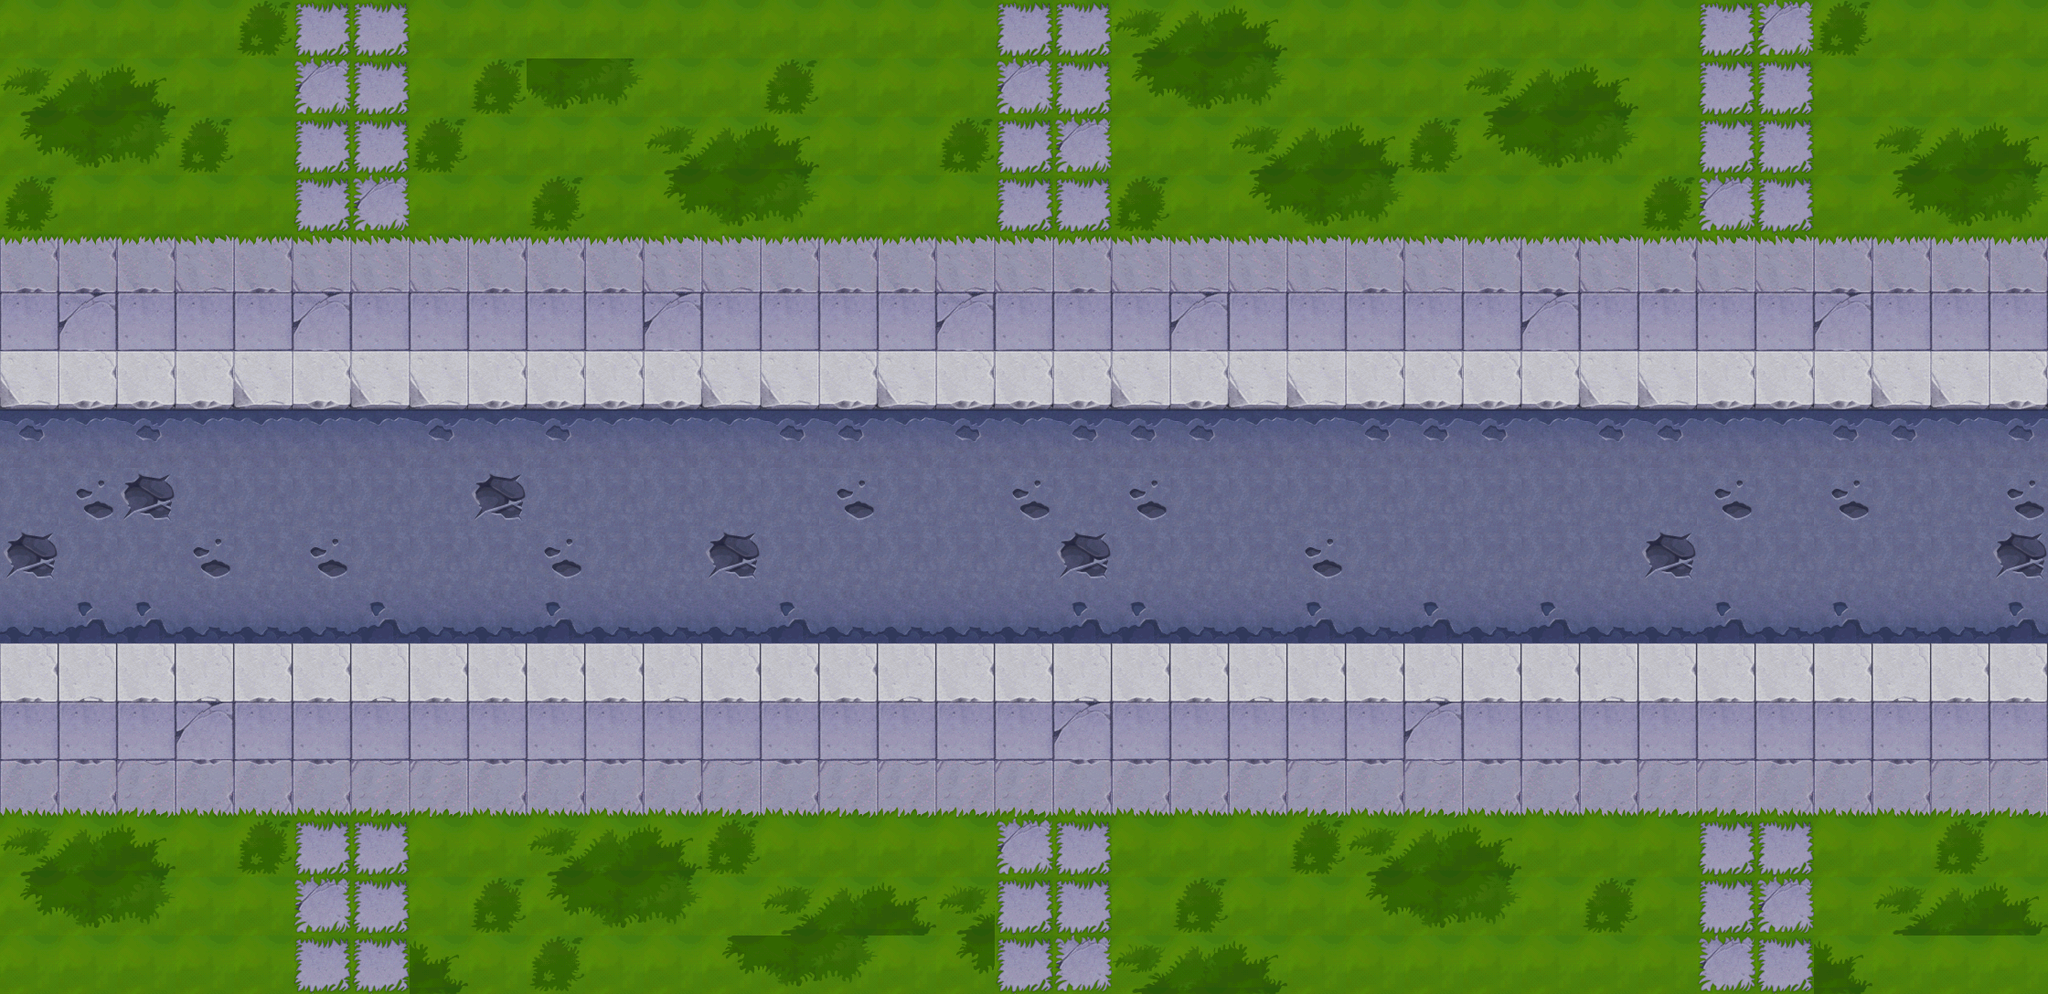

This game map was drawn from its Tiled (.tmx) file and the tilesets committed beside it. A one-line description and the trimmed map source follow:
An orthogonal 35x17 tile map with 64x64 px tiles, 1 tile layer (background), 52 tilesets and 130 objects (20x collide, 12x collide_bullet).

<map version="1.0" orientation="orthogonal" width="35" height="17" tilewidth="64" tileheight="64">
 <tileset firstgid="1" name="bg" tilewidth="64" tileheight="64">
  <image source="bg.png" width="512" height="512" />
 </tileset>
 <tileset firstgid="65" name="jianzhu_zheng03" tilewidth="266" tileheight="263">
  <image source="jianzhu_zheng03.png" width="266" height="263" />
 </tileset>
 <tileset firstgid="66" name="jianzhu_zheng02" tilewidth="271" tileheight="262">
  <image source="jianzhu_zheng02.png" width="271" height="262" />
 </tileset>
 <tileset firstgid="67" name="jianzhu_zheng01" tilewidth="332" tileheight="272">
  <image source="jianzhu_zheng01.png" width="332" height="272" />
 </tileset>
 <tileset firstgid="68" name="jianzhu_bmx" tilewidth="116" tileheight="16">
  <image source="jianzhu_bmx.png" width="116" height="16" />
 </tileset>
 <tileset firstgid="69" name="jianzhu_ce01" tilewidth="105" tileheight="424">
  <image source="jianzhu_ce01.png" width="105" height="424" />
 </tileset>
 <tileset firstgid="70" name="zhujue" tilewidth="63" tileheight="110">
  <image source="zhujue.png" width="63" height="110" />
 </tileset>
 <tileset firstgid="71" name="shabao" tilewidth="113" tileheight="68">
  <image source="shabao.png" width="113" height="68" />
 </tileset>
 <tileset firstgid="72" name="jianzhu_ken" tilewidth="530" tileheight="534">
  <image source="jianzhu_ken.png" width="530" height="534" />
 </tileset>
 <tileset firstgid="73" name="jianzhu_zhaopai01" tilewidth="263" tileheight="120">
  <image source="jianzhu_zhaopai01.png" width="263" height="120" />
 </tileset>
 <tileset firstgid="74" name="jianzhu_zhaopai02" tilewidth="329" tileheight="115">
  <image source="jianzhu_zhaopai02.png" width="329" height="115" />
 </tileset>
 <tileset firstgid="75" name="jianzhu_zhaopai03" tilewidth="95" tileheight="99">
  <image source="jianzhu_zhaopai03.png" width="95" height="99" />
 </tileset>
 <tileset firstgid="76" name="jianzhu_peng02" tilewidth="266" tileheight="41">
  <image source="jianzhu_peng02.png" width="266" height="41" />
 </tileset>
 <tileset firstgid="77" name="jianzhu_bmx04" tilewidth="97" tileheight="49">
  <image source="jianzhu_bmx04.png" width="97" height="49" />
 </tileset>
 <tileset firstgid="78" name="jianzhu_bmx03" tilewidth="49" tileheight="97">
  <image source="jianzhu_bmx03.png" width="49" height="97" />
 </tileset>
 <tileset firstgid="79" name="luzhang01" tilewidth="216" tileheight="105">
  <image source="luzhang01.png" width="216" height="105" />
 </tileset>
 <tileset firstgid="80" name="luzhang02" tilewidth="212" tileheight="107">
  <image source="luzhang02.png" width="212" height="107" />
 </tileset>
 <tileset firstgid="81" name="luzhang03" tilewidth="129" tileheight="238">
  <image source="luzhang03.png" width="129" height="238" />
 </tileset>
 <tileset firstgid="82" name="luzhang04" tilewidth="110" tileheight="229">
  <image source="luzhang04.png" width="110" height="229" />
 </tileset>
 <tileset firstgid="83" name="xiaoche.1" tilewidth="328" tileheight="253">
  <image source="xiaoche.1.png" width="328" height="253" />
 </tileset>
 <tileset firstgid="84" name="che4.1 (2)" tilewidth="152" tileheight="196">
  <image source="che4.1 (2).png" width="152" height="196" />
 </tileset>
 <tileset firstgid="85" name="che5 (2)" tilewidth="148" tileheight="188">
  <image source="che5 (2).png" width="148" height="188" />
 </tileset>
 <tileset firstgid="86" name="jingshi" tilewidth="64" tileheight="64">
  <image source="jingshi.png" width="64" height="64" />
 </tileset>
 <tileset firstgid="87" name="jianzhu_tsw" tilewidth="200" tileheight="188">
  <image source="jianzhu_tsw.png" width="200" height="188" />
 </tileset>
 <tileset firstgid="88" name="che6" tilewidth="204" tileheight="114">
  <image source="che6.png" width="204" height="114" />
 </tileset>
 <tileset firstgid="89" name="jianzhu_xiangzi06" tilewidth="90" tileheight="113">
  <image source="jianzhu_xiangzi06.png" width="90" height="113" />
 </tileset>
 <tileset firstgid="90" name="jianzhu_xiangzi07" tilewidth="92" tileheight="112">
  <image source="jianzhu_xiangzi07.png" width="92" height="112" />
 </tileset>
 <tileset firstgid="91" name="jianzhu_xiangzi05" tilewidth="150" tileheight="170">
  <image source="jianzhu_xiangzi05.png" width="150" height="170" />
 </tileset>
 <tileset firstgid="92" name="jianzhu_xiangzi02" tilewidth="122" tileheight="126">
  <image source="jianzhu_xiangzi02.png" width="122" height="126" />
 </tileset>
 <tileset firstgid="93" name="jianzhu_xiangzi03" tilewidth="122" tileheight="76">
  <image source="jianzhu_xiangzi03.png" width="122" height="76" />
 </tileset>
 <tileset firstgid="94" name="jianzhu_qiang01" tilewidth="92" tileheight="54">
  <image source="jianzhu_qiang01.png" width="92" height="54" />
 </tileset>
 <tileset firstgid="95" name="jianzhu_xiangzi04" tilewidth="183" tileheight="126">
  <image source="jianzhu_xiangzi04.png" width="183" height="126" />
 </tileset>
 <tileset firstgid="96" name="che1 (2)" tilewidth="194" tileheight="120">
  <image source="che1 (2).png" width="194" height="120" />
 </tileset>
 <tileset firstgid="97" name="jianzhu_gjzp" tilewidth="225" tileheight="140">
  <image source="jianzhu_gjzp.png" width="225" height="140" />
 </tileset>
 <tileset firstgid="98" name="jianzhu_juanmen02" tilewidth="238" tileheight="69">
  <image source="jianzhu_juanmen02.png" width="238" height="69" />
 </tileset>
 <tileset firstgid="99" name="jianzhu_xuezi01" tilewidth="242" tileheight="196">
  <image source="jianzhu_xuezi01.png" width="242" height="196" />
 </tileset>
 <tileset firstgid="100" name="jianzhu_xuezi02" tilewidth="219" tileheight="141">
  <image source="jianzhu_xuezi02.png" width="219" height="141" />
 </tileset>
 <tileset firstgid="101" name="jianzhu_xuezi03" tilewidth="192" tileheight="132">
  <image source="jianzhu_xuezi03.png" width="192" height="132" />
 </tileset>
 <tileset firstgid="102" name="jianzhu_xuezi04" tilewidth="421" tileheight="156">
  <image source="jianzhu_xuezi04.png" width="421" height="156" />
 </tileset>
 <tileset firstgid="103" name="jianzhu_xuezi05" tilewidth="180" tileheight="297">
  <image source="jianzhu_xuezi05.png" width="180" height="297" />
 </tileset>
 <tileset firstgid="104" name="jianzhu_tsw02" tilewidth="110" tileheight="177">
  <image source="jianzhu_tsw02.png" width="110" height="177" />
 </tileset>
 <tileset firstgid="105" name="jianzhu_tsw03" tilewidth="74" tileheight="184">
  <image source="jianzhu_tsw03.png" width="74" height="184" />
 </tileset>
 <tileset firstgid="106" name="jianzhu_tsw04" tilewidth="148" tileheight="93">
  <image source="jianzhu_tsw04.png" width="148" height="93" />
 </tileset>
 <tileset firstgid="107" name="jianzhu_lvhua" tilewidth="266" tileheight="142">
  <image source="jianzhu_lvhua.png" width="266" height="142" />
 </tileset>
 <tileset firstgid="108" name="jianzhu_juanmen01" tilewidth="238" tileheight="112">
  <image source="jianzhu_juanmen01.png" width="238" height="112" />
 </tileset>
 <tileset firstgid="109" name="jianzhu_peng01" tilewidth="264" tileheight="44">
  <image source="jianzhu_peng01.png" width="264" height="44" />
 </tileset>
 <tileset firstgid="110" name="jianzhu_zhaopai04" tilewidth="227" tileheight="141">
  <image source="jianzhu_zhaopai04.png" width="227" height="141" />
 </tileset>
 <tileset firstgid="111" name="jianzhu_zhaopai05" tilewidth="222" tileheight="89">
  <image source="jianzhu_zhaopai05.png" width="222" height="89" />
 </tileset>
 <tileset firstgid="112" name="jianzhu_huahen" tilewidth="99" tileheight="102">
  <image source="jianzhu_huahen.png" width="99" height="102" />
 </tileset>
 <tileset firstgid="113" name="jianzhu_yizi" tilewidth="111" tileheight="73">
  <image source="jianzhu_yizi.png" width="111" height="73" />
 </tileset>
 <tileset firstgid="114" name="jianzhu_shuidao01" tilewidth="119" tileheight="39">
  <image source="jianzhu_shuidao01.png" width="119" height="39" />
 </tileset>
 <tileset firstgid="115" name="yunbingche1" tilewidth="345" tileheight="247">
  <image source="yunbingche1.png" width="345" height="247" />
 </tileset>
 <layer name="background" width="35" height="17">
  <data>[595 cells, 595 non-empty, 27 distinct tile ids]</data>
 </layer>
 <objectgroup name="blood5" width="35" height="17">
  <properties>
   <property name="filename" value="jianzhu_xuezi05.png" />
   <property name="groundlayer" value="1" />
  </properties>
  <object gid="103" x="289" y="1209" />
  <object gid="103" x="1047" y="221" />
 </objectgroup>
 <objectgroup name="tesiwangdoorss" width="35" height="17">
  <properties>
   <property name="buildlayer" value="1" />
   <property name="filename" value="jianzhu_tsw03.png" />
  </properties>
  <object gid="105" x="1857" y="1425" />
 </objectgroup>
 <objectgroup name="tesiwangdoor" width="35" height="17">
  <properties>
   <property name="buildlayer" value="1" />
   <property name="filename" value="jianzhu_tsw02.png" />
  </properties>
  <object gid="104" x="1728" y="1386" />
 </objectgroup>
 <objectgroup name="tesiwangover" width="35" height="17">
  <properties>
   <property name="buildlayer" value="1" />
   <property name="filename" value="jianzhu_tsw.png" />
  </properties>
  <object gid="87" x="1502" y="1386" />
 </objectgroup>
 <objectgroup name="tesiwangdoorss2" width="35" height="17">
  <properties>
   <property name="filename" value="jianzhu_tsw04.png" />
   <property name="groundlayer" value="1" />
  </properties>
  <object gid="106" x="1036" y="1294" />
 </objectgroup>
 <objectgroup name="flower" width="35" height="17">
  <properties>
   <property name="filename" value="jianzhu_lvhua.png" />
   <property name="groundlayer" value="1" />
  </properties>
  <!-- 12 objects omitted --></objectgroup>
 <objectgroup name="dakeng" width="35" height="17">
  <properties>
   <property name="filename" value="jianzhu_ken.png" />
   <property name="groundlayer" value="1" />
  </properties>
  <!-- 1 objects omitted --></objectgroup>
 <objectgroup name="q1" width="35" height="17">
  <properties>
   <property name="filename" value="jianzhu_zheng03.png" />
   <property name="groundlayer" value="1" />
  </properties>
  <!-- 1 objects omitted --></objectgroup>
 <objectgroup name="q2" width="35" height="17">
  <properties>
   <property name="filename" value="jianzhu_zheng02.png" />
   <property name="groundlayer" value="1" />
  </properties>
  <!-- 1 objects omitted --></objectgroup>
 <objectgroup name="q3" width="35" height="17">
  <properties>
   <property name="filename" value="jianzhu_zheng01.png" />
   <property name="groundlayer" value="1" />
  </properties>
  <!-- 1 objects omitted --></objectgroup>
 <objectgroup name="q4" width="35" height="17">
  <properties>
   <property name="filename" value="jianzhu_ce01.png" />
   <property name="groundlayer" value="1" />
  </properties>
  <!-- 1 objects omitted --></objectgroup>
 <objectgroup name="di1" width="35" height="17">
  <properties>
   <property name="filename" value="jianzhu_bmx.png" />
   <property name="groundlayer" value="1" />
  </properties>
  <!-- 1 objects omitted --></objectgroup>
 <objectgroup name="di2" width="35" height="17">
  <properties>
   <property name="filename" value="jianzhu_bmx04.png" />
   <property name="groundlayer" value="1" />
  </properties>
  <!-- 8 objects omitted --></objectgroup>
 <objectgroup name="di3" width="35" height="17">
  <properties>
   <property name="filename" value="jianzhu_bmx03.png" />
   <property name="groundlayer" value="1" />
  </properties>
  <!-- 1 objects omitted --></objectgroup>
 <objectgroup name="car3" width="35" height="17" opacity="0.97">
  <properties>
   <property name="filename" value="che6.png" />
   <property name="groundlayer" value="1" />
  </properties>
  <!-- 1 objects omitted --></objectgroup>
 <objectgroup name="car2" width="35" height="17" opacity="0.97">
  <properties>
   <property name="filename" value="che5 (2).png" />
   <property name="groundlayer" value="1" />
  </properties>
  <!-- 1 objects omitted --></objectgroup>
 <objectgroup name="madai" width="35" height="17">
  <properties>
   <property name="filename" value="shabao.png" />
   <property name="groundlayer" value="1" />
  </properties>
  <!-- 2 objects omitted --></objectgroup>
 <objectgroup name="zhaopai1" width="35" height="17">
  <properties>
   <property name="filename" value="jianzhu_zhaopai01.png" />
   <property name="groundlayer" value="1" />
  </properties>
  <!-- 2 objects omitted --></objectgroup>
 <objectgroup name="zhaopai2" width="35" height="17">
  <properties>
   <property name="filename" value="jianzhu_zhaopai02.png" />
   <property name="groundlayer" value="1" />
  </properties>
  <!-- 1 objects omitted --></objectgroup>
 <objectgroup name="ding1" width="35" height="17">
  <properties>
   <property name="filename" value="jianzhu_peng02.png" />
   <property name="groundlayer" value="1" />
  </properties>
  <!-- 1 objects omitted --></objectgroup>
 <objectgroup name="ding2" width="35" height="17">
  <properties>
   <property name="filename" value="jianzhu_peng01.png" />
   <property name="groundlayer" value="1" />
  </properties>
  <!-- 1 objects omitted --></objectgroup>
 <objectgroup name="xiashuidao" width="35" height="17">
  <properties>
   <property name="filename" value="jianzhu_shuidao01.png" />
   <property name="groundlayer" value="1" />
  </properties>
  <!-- 3 objects omitted --></objectgroup>
 <objectgroup name="carpolice2" width="35" height="17">
  <properties>
   <property name="filename" value="yunbingche1.png" />
   <property name="groundlayer" value="1" />
  </properties>
  <!-- 1 objects omitted --></objectgroup>
 <objectgroup name="zudang1" width="35" height="17">
  <properties>
   <property name="filename" value="luzhang01.png" />
   <property name="groundlayer" value="1" />
  </properties>
  <!-- 1 objects omitted --></objectgroup>
 <objectgroup name="zudang2" width="35" height="17">
  <properties>
   <property name="filename" value="luzhang02.png" />
   <property name="groundlayer" value="1" />
  </properties>
  <!-- 2 objects omitted --></objectgroup>
 <objectgroup name="zudang3" width="35" height="17">
  <properties>
   <property name="filename" value="luzhang03.png" />
   <property name="groundlayer" value="1" />
  </properties>
  <!-- 2 objects omitted --></objectgroup>
 <objectgroup name="zudang4" width="35" height="17">
  <properties>
   <property name="filename" value="luzhang04.png" />
   <property name="groundlayer" value="1" />
  </properties>
  <!-- 1 objects omitted --></objectgroup>
 <objectgroup name="car1" width="35" height="17">
  <properties>
   <property name="filename" value="che4.1 (2).png" />
   <property name="groundlayer" value="1" />
  </properties>
  <!-- 1 objects omitted --></objectgroup>
 <objectgroup name="blood1" width="35" height="17">
  <properties>
   <property name="filename" value="jianzhu_xuezi01.png" />
   <property name="groundlayer" value="1" />
  </properties>
  <!-- 3 objects omitted --></objectgroup>
 <objectgroup name="carpolice" width="35" height="17">
  <properties>
   <property name="filename" value="xiaoche.1.png" />
   <property name="groundlayer" value="1" />
  </properties>
  <!-- 1 objects omitted --></objectgroup>
 <objectgroup name="chezhan" width="35" height="17">
  <properties>
   <property name="filename" value="jianzhu_gjzp.png" />
   <property name="groundlayer" value="1" />
  </properties>
  <!-- 1 objects omitted --></objectgroup>
 <objectgroup name="juans" width="35" height="17">
  <properties>
   <property name="filename" value="jianzhu_juanmen02.png" />
   <property name="groundlayer" value="1" />
  </properties>
  <!-- 1 objects omitted --></objectgroup>
 <objectgroup name="juanb" width="35" height="17">
  <properties>
   <property name="filename" value="jianzhu_juanmen01.png" />
   <property name="groundlayer" value="1" />
  </properties>
  <!-- 1 objects omitted --></objectgroup>
 <objectgroup name="zhaopai3" width="35" height="17">
  <properties>
   <property name="filename" value="jianzhu_zhaopai03.png" />
   <property name="groundlayer" value="1" />
  </properties>
  <!-- 2 objects omitted --></objectgroup>
 <objectgroup name="blood2" width="35" height="17">
  <properties>
   <property name="filename" value="jianzhu_xuezi02.png" />
   <property name="groundlayer" value="1" />
  </properties>
  <!-- 3 objects omitted --></objectgroup>
 <objectgroup name="blood3" width="35" height="17">
  <properties>
   <property name="filename" value="jianzhu_xuezi03.png" />
   <property name="groundlayer" value="1" />
  </properties>
  <!-- 4 objects omitted --></objectgroup>
 <objectgroup name="blood4" width="35" height="17">
  <properties>
   <property name="filename" value="jianzhu_xuezi04.png" />
   <property name="groundlayer" value="1" />
  </properties>
  <!-- 3 objects omitted --></objectgroup>
 <objectgroup name="zhaopai4" width="35" height="17">
  <properties>
   <property name="filename" value="jianzhu_zhaopai04.png" />
   <property name="groundlayer" value="1" />
  </properties>
  <!-- 1 objects omitted --></objectgroup>
 <objectgroup name="zhaopai5" width="35" height="17">
  <properties>
   <property name="filename" value="jianzhu_zhaopai05.png" />
   <property name="groundlayer" value="1" />
  </properties>
  <!-- 1 objects omitted --></objectgroup>
 <objectgroup name="blackboxs" width="35" height="17">
  <properties>
   <property name="filename" value="jianzhu_xiangzi06.png" />
   <property name="groundlayer" value="1" />
  </properties>
  <!-- 4 objects omitted --></objectgroup>
 <objectgroup name="boxmutoub" width="35" height="17">
  <properties>
   <property name="filename" value="jianzhu_xiangzi04.png" />
   <property name="groundlayer" value="1" />
  </properties>
  <!-- 1 objects omitted --></objectgroup>
 <objectgroup name="blackboxb" width="35" height="17">
  <properties>
   <property name="filename" value="jianzhu_xiangzi05.png" />
   <property name="groundlayer" value="1" />
  </properties>
  <!-- 1 objects omitted --></objectgroup>
 <objectgroup name="greenboxb" width="35" height="17">
  <properties>
   <property name="filename" value="jianzhu_xiangzi02.png" />
   <property name="groundlayer" value="1" />
  </properties>
  <!-- 3 objects omitted --></objectgroup>
 <objectgroup name="greenboxs" width="35" height="17">
  <properties>
   <property name="filename" value="jianzhu_xiangzi03.png" />
   <property name="groundlayer" value="1" />
  </properties>
  <!-- 3 objects omitted --></objectgroup>
 <objectgroup name="car4" width="35" height="17">
  <properties>
   <property name="filename" value="che1 (2).png" />
   <property name="groundlayer" value="1" />
  </properties>
  <!-- 1 objects omitted --></objectgroup>
 <objectgroup name="zl" width="35" height="17">
  <properties>
   <property name="filename" value="jingshi.png" />
   <property name="groundlayer" value="1" />
  </properties>
  <!-- 1 objects omitted --></objectgroup>
 <objectgroup name="qiangxie2" width="35" height="17">
  <properties>
   <property name="filename" value="jianzhu_qiang01.png" />
   <property name="groundlayer" value="1" />
  </properties>
  <!-- 4 objects omitted --></objectgroup>
 <objectgroup name="qiangxie" width="35" height="17">
  <properties>
   <property name="filename" value="jianzhu_xiangzi07.png" />
   <property name="groundlayer" value="1" />
  </properties>
  <!-- 4 objects omitted --></objectgroup>
 <objectgroup name="zhua" width="35" height="17">
  <properties>
   <property name="filename" value="jianzhu_huahen.png" />
   <property name="groundlayer" value="1" />
  </properties>
  <!-- 2 objects omitted --></objectgroup>
 <objectgroup name="collide_people" width="35" height="17">
  <!-- 20 objects omitted --></objectgroup>
 <objectgroup name="collide_bullet" width="35" height="17" visible="0">
  <!-- 12 objects omitted --></objectgroup>
</map>
<!-- 124 of 130 objects omitted -->
